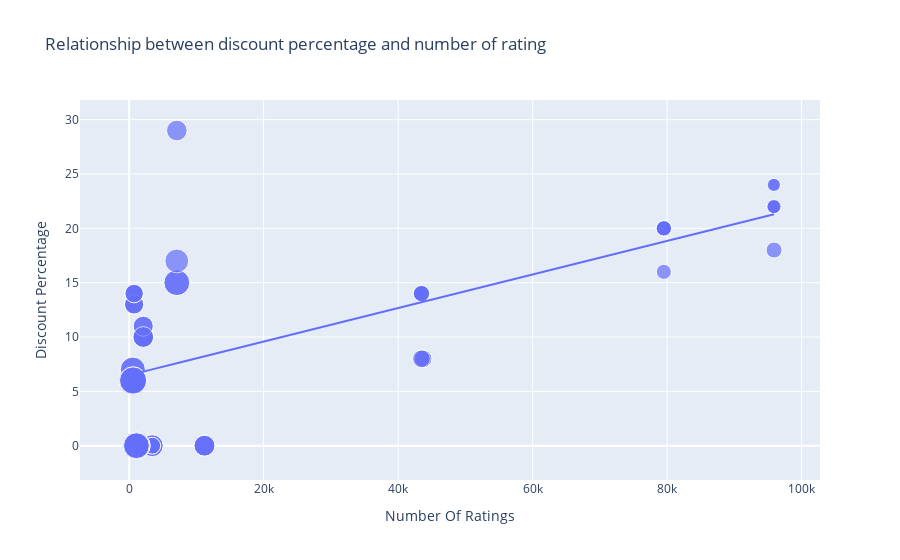

Source (notebook cell):
### Code cell
figure = px.scatter(data_frame = data, x ="Number Of Ratings",
                    y= "Discount Percentage", size = "Sale Price", trendline ="ols",
                   title= "Relationship between discount percentage and number of rating")
figure.show()

### Figure 1 — Plotly figure (JSON) as saved in the notebook; plotly's stock layout.template omitted (floating-point values rounded to 4 significant figures)
{"data": [{"hovertemplate": "Number Of Ratings=%{x}<br>Discount Percentage=%{y}<br>Sale Price=%{marker.size}<extra></extra>", "legendgroup": "", "marker": {"color": "#636efa", "size": [49900, 84900, 84900, 77000, 77000, 49900, 49900, 77000, 89900, 41999, 39999, 41999, 41999, 41999, 131900, 117100, 131900, 117100, 74999, 117900, 117100, 117900, 99900, 44999, 140900, 130900, 64900, 120900, 59900, 75900, 110900, 130900, 120900, 64900, 64900, 75900, 75900, 120900, 59900, 120900, 75900, 140900, 70900, 70900, 75900, 59900, 110900, 120900, 130900, 130900, 54999, 54999, 29999, 34999, 34999, 34999, 54999, 29999, 46999, 46999, 46999, 46999], "sizemode": "area", "sizeref": 352.2, "symbol": "circle"}, "mode": "markers", "name": "", "orientation": "v", "showlegend": false, "type": "scatter", "x": [3431, 3431, 3431, 11202, 11202, 3431, 3431, 11202, 1454, 79512, 79512, 79582, 79512, 79512, 1078, 1078, 1078, 1078, 7088, 7088, 1078, 7088, 7081, 95909, 542, 580, 740, 545, 740, 2101, 545, 580, 580, 730, 730, 2101, 2101, 580, 740, 580, 2092, 545, 2101, 2092, 2101, 740, 545, 580, 580, 580, 43707, 43707, 95807, 95909, 95807, 95909, 43470, 95909, 43470, 43470, 43470, 43470], "xaxis": "x", "y": [0, 0, 0, 0, 0, 0, 0, 0, 0, 20, 16, 20, 20, 20, 0, 0, 0, 0, 29, 15, 0, 15, 17, 18, 6, 6, 13, 6, 14, 10, 7, 6, 6, 13, 13, 10, 10, 6, 14, 6, 10, 6, 11, 11, 10, 14, 7, 6, 6, 6, 8, 8, 24, 22, 22, 22, 8, 24, 14, 14, 14, 14], "yaxis": "y"}, {"hovertemplate": "<b>OLS trendline</b><br>Discount Percentage = 0.000154292 * Number Of Ratings + 6.49233<br>R<sup>2</sup>=0.468988<br><br>Number Of Ratings=%{x}<br>Discount Percentage=%{y} <b>(trend)</b><extra></extra>", "legendgroup": "", "marker": {"color": "#636efa", "symbol": "circle"}, "mode": "lines", "name": "", "showlegend": false, "type": "scatter", "x": [542, 545, 545, 545, 545, 580, 580, 580, 580, 580, 580, 580, 580, 730, 730, 740, 740, 740, 740, 1078, 1078, 1078, 1078, 1078, 1454, 2092, 2092, 2101, 2101, 2101, 2101, 2101, 3431, 3431, 3431, 3431, 3431, 7081, 7088, 7088, 7088, 11202, 11202, 11202, 43470, 43470, 43470, 43470, 43470, 43707, 43707, 79512, 79512, 79512, 79512, 79582, 95807, 95807, 95909, 95909, 95909, 95909], "xaxis": "x", "y": [6.576, 6.576, 6.576, 6.576, 6.576, 6.582, 6.582, 6.582, 6.582, 6.582, 6.582, 6.582, 6.582, 6.605, 6.605, 6.607, 6.607, 6.607, 6.607, 6.659, 6.659, 6.659, 6.659, 6.659, 6.717, 6.815, 6.815, 6.816, 6.816, 6.816, 6.816, 6.816, 7.022, 7.022, 7.022, 7.022, 7.022, 7.585, 7.586, 7.586, 7.586, 8.221, 8.221, 8.221, 13.2, 13.2, 13.2, 13.2, 13.2, 13.24, 13.24, 18.76, 18.76, 18.76, 18.76, 18.77, 21.27, 21.27, 21.29, 21.29, 21.29, 21.29], "yaxis": "y"}], "layout": {"legend": {"itemsizing": "constant", "tracegroupgap": 0}, "title": {"text": "Relationship between discount percentage and number of rating"}, "xaxis": {"anchor": "y", "domain": [0, 1], "title": {"text": "Number Of Ratings"}}, "yaxis": {"anchor": "x", "domain": [0, 1], "title": {"text": "Discount Percentage"}}}}
